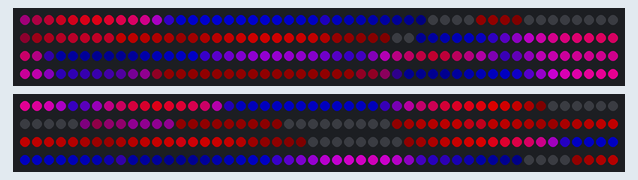
Recording of a sketch running on a simulated Arduino Uno, built with avr-gcc and run on an emulated ATmega328P. Shown: 2 × 200 RGB LEDs in strip order, left to right, continuing on the next row. Dim RGB values are drawn brighter than linear.

Above: at 0.14 s.
At 12.88 s:
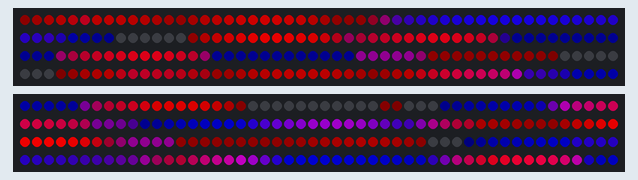
At 19.67 s:
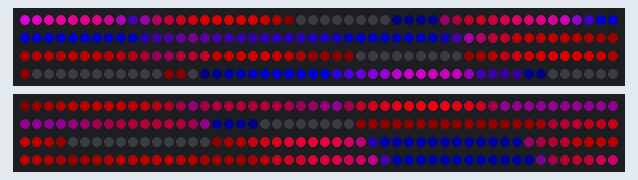
At 27.17 s:
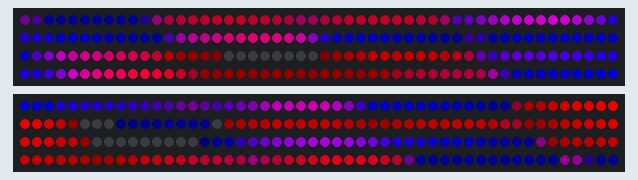
At 29.01 s:
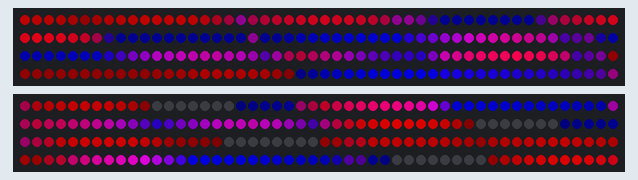
At 39.06 s:
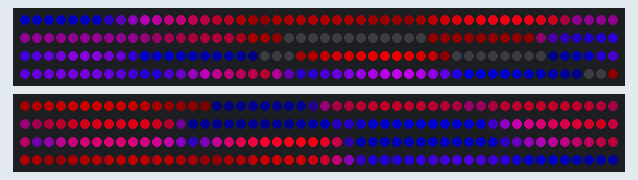

The sketch:

mishasboat_v2.ino
```cpp
#include "Viz.h"

#include <SPI.h>
#include <TCL.h>
#include <LedRopeTCL.h>


#include <SpectrumAnalyzer.h>
#include <Coroutine.h>

#include <NewDeleteExt.h>
#include <Vector.h>
#include <CircularArray.h>
#include <Adafruit_NeoPixel.h>
#include <EEPROM.h>

#include "PixelArray.h"
#include "TwoWireButton.h"
#include "simpletimer.h"

#define MAX_PIXEL_COUNT 200  // Maximum number of pixels that can be written to
#define DEBUG_PRINT_EQUALIZER 0

#define SERIAL_BAUD_RATE 9600
#define NEOPIXEL_PIN_A 9
#define NEOPIXEL_PIN_B 8

// This is implimented for future pixel arrays that are not Adafruit
static AbstractPixelArray* PixelArray() {
    static Adafruit_NeoPixel* stripA = new Adafruit_NeoPixel(
       MAX_PIXEL_COUNT,
       NEOPIXEL_PIN_A,
       NEO_GRB + NEO_KHZ800);
    static Adafruit_NeoPixel* stripB = new Adafruit_NeoPixel(
       MAX_PIXEL_COUNT,
       NEOPIXEL_PIN_B,
       NEO_GRB + NEO_KHZ800);
    static MultiNeoPixelArray* pixel_array = new MultiNeoPixelArray(stripA, stripB);
    return pixel_array;
}

void setup() {
  // put your setup code here, to run once:
  PixelArray()->Begin();
  Serial.begin(9600);
}


void loop() {


  unsigned long now = millis() / 5ul;

  int n = PixelArray()->Length();
  for (int i = 0; i < n; ++i) {
    int r = 0;
    r = inoise8(now + i*20);

    static int min = 0;
    static int max = 255;
    static int avg = 128;

    if (r < avg) { r = 0; }
    else { r -= avg; }


    r = map(r, 0, 127, 0, 255);
    //Serial.print(r); Serial.print(",");
    int g = 0;
    int b = inoise8(now + -i*10 - 2000);

    if (b < avg) { b = 0; }
    else { b -= avg; }


    b = map(b, 0, 127, 0, 255);


    Color3i c(r, 0 , b/*b>>4*/);
    PixelArray()->Set(i, c);
    //PixelArray()->PaintBlack();
  }
  //Serial.println("");

  PixelArray()->Draw();


}
```

PixelArray.h
```cpp
#ifndef _ABSTRACT_PIXEL_ARRAY_
#define _ABSTRACT_PIXEL_ARRAY_

#include "Arduino.h"

class AbstractPixelArray {
 public:
  virtual ~AbstractPixelArray() {}
  virtual void Set(int start_idx, int num, const Color3i& c) = 0;
  virtual void Set(int idx, const Color3i& c) = 0;
  virtual void ApplyBlendMultiply(const Color3i& c) = 0;
  virtual int Length() = 0;
  virtual void SetRotationalOffset(int r) = 0;
  virtual void Draw() = 0;
  virtual void Begin() = 0;
  virtual void SetLength(int n) = 0;
  virtual void PaintBlack() = 0;

  void SetAll(const Color3i& c) { Set(0, Length(), c); }

  virtual Adafruit_NeoPixel* GetStrip() { return NULL; }
};

class NeoPixelArray : public AbstractPixelArray {
 public:
  NeoPixelArray(Adafruit_NeoPixel* neopixel_array) : strip_(neopixel_array) {
    curr_length_ = neopixel_array->numPixels();
    rotation_offset_ = 0;
  }

  virtual void Set(int start_idx, int num, const Color3i& c) {
    const int end_idx = start_idx + num;

    for (int idx = start_idx; idx < end_idx; ++idx) {
      strip_->setPixelColor(idx, c.r_, c.g_, c.b_);
    }
  }
  virtual void Set(int idx, const Color3i& c) {
    strip_->setPixelColor(idx, c.r_, c.g_, c.b_);
  }
  virtual void ApplyBlendMultiply(const Color3i& c) {
    const int n = strip_->numPixels();
    for (int i = 0; i < n; ++i) {
      uint8_t* p = strip_->getPixels() + i * 3;
      uint8_t r = (uint16_t(p[0]) * uint16_t(c.r_)) >> 8;
      uint8_t g = (uint16_t(p[1]) * uint16_t(c.g_)) >> 8;
      uint8_t b = (uint16_t(p[2]) * uint16_t(c.b_)) >> 8;
      p[0] = r;
      p[1] = g;
      p[2] = b;
    }
  }
  virtual int Length() { return curr_length_; }

  virtual void SetRotationalOffset(int r) { rotation_offset_ = r; }
  virtual void Draw() {
    Rotate(rotation_offset_, strip_);
    strip_->show();
    Rotate(-rotation_offset_, strip_);
  }
  virtual void Begin() { strip_->begin(); }

  // Sets all pixels black, regardless of the curr_pixel size. Good for "Turning Off"
  // the strip.
  virtual void PaintBlack() {
    for (int i = 0; i < strip_->numPixels(); ++i) {
      strip_->setPixelColor(i, 0, 0, 0);
    }
  }

  virtual void SetLength(int n) { curr_length_ = min(n, strip_->numPixels()); }

  virtual Adafruit_NeoPixel* GetStrip() { return strip_; }


  void Rotate(int m, Adafruit_NeoPixel* strip) {
    const int n = Length();
    if (0 == m)
      return;

    if (m > 0) {
      m = m % n;
    } else {
      m = -m;
      m = m % n;
      m = n - m;
    }


    if (0 == m % n)
      return;


    // These three in-place reversals will effectly rotate the buffer.
    Reverse(0, m, strip);
    Reverse(m, n, strip);
    Reverse(0, n, strip);
  }
  static void Reverse(int begin_n, int end_n, Adafruit_NeoPixel* strip) {
    if (begin_n == end_n)
      return;
    int last_n = end_n - 1;

    while (begin_n < last_n) {
      const uint32_t temp = strip->getPixelColor(begin_n);
      strip->setPixelColor(begin_n, strip->getPixelColor(last_n));
      strip->setPixelColor(last_n, temp);
      ++begin_n;
      --last_n;
    }
  }


  Adafruit_NeoPixel* strip_;
  int curr_length_;
  int rotation_offset_;
};


////////////////////////////////////////////////////////////////
// Joins multiple strips together to act as one logical strip.
class MultiNeoPixelArray : public AbstractPixelArray {
 public:
  MultiNeoPixelArray(Adafruit_NeoPixel* neopixel_array0,
                     Adafruit_NeoPixel* neopixel_array1) {
    strip_[0] = neopixel_array0;
    strip_[1] = neopixel_array1;

    curr_length_ = neopixel_array0->numPixels() + neopixel_array1->numPixels();
    rotation_offset_ = 0;
  }

  virtual void Set(int start_idx, int num, const Color3i& c) {
    const int end_idx = start_idx + num;

    for (int idx = start_idx; idx < end_idx; ++idx) {
      Set(idx, c);
    }
  }

  void GetStripAndIdx(int idx, Adafruit_NeoPixel** strip_dst, int* idx_dst) {
    int which = (idx < strip_[0]->numPixels()) ? 0 : 1;
    *idx_dst = (which == 0) ? idx : idx - strip_[0]->numPixels();
    *strip_dst = strip_[which];
  }

  uint8_t* GetPixel(int idx) {
    Adafruit_NeoPixel* strip;
    int real_idx;
    GetStripAndIdx(idx, &strip, &real_idx);
    uint8_t* out = strip->getPixels() + (real_idx * 3);
    return out;
  }

  virtual void Set(int idx, const Color3i& c) {
    uint8_t* p = GetPixel(idx);
    p[0] = c.g_;
    p[1] = c.r_;
    p[2] = c.b_;
  }

  void BlendMultiply(int idx, const Color3i& c) {
    uint8_t* p = GetPixel(idx);
    uint8_t r = (uint16_t(p[0]) * uint16_t(c.r_)) >> 8;
    uint8_t g = (uint16_t(p[1]) * uint16_t(c.g_)) >> 8;
    uint8_t b = (uint16_t(p[2]) * uint16_t(c.b_)) >> 8;
    p[0] = r;
    p[1] = g;
    p[2] = b;
  }

  virtual void ApplyBlendMultiply(const Color3i& c) {
    const int n = curr_length_;
    for (int i = 0; i < n; ++i) {
      BlendMultiply(i, c);
    }
  }
  virtual int Length() { return curr_length_; }

  // Not supported yet...
  virtual void SetRotationalOffset(int r) { rotation_offset_ = r; }
  virtual void Draw() {
    Rotate(rotation_offset_);
    strip_[0]->show();
    strip_[1]->show();
    Rotate(-rotation_offset_);
  }
  virtual void Begin() { strip_[0]->begin(); strip_[1]->begin(); }

  // Sets all pixels black, regardless of the curr_pixel size. Good for "Turning Off"
  // the strip.
  virtual void PaintBlack() {
    for (int i = 0; i < Length(); ++i) {
      Set(i, Color3i::Black());
    }
  }

  virtual void SetLength(int n) {
    int min_n = strip_[0]->numPixels() + strip_[1]->numPixels();

    curr_length_ = min(n, min_n);
  }


  void Rotate(int m) {
    const int n = Length();
    if (0 == m)
      return;

    if (m > 0) {
      m = m % n;
    } else {
      m = -m;
      m = m % n;
      m = n - m;
    }


    if (0 == m % n)
      return;


    // These three in-place reversals will effectly rotate the buffer.
    Reverse(0, m);
    Reverse(m, n);
    Reverse(0, n);
  }
  void Reverse(int begin_n, int end_n) {
    if (begin_n == end_n)
      return;
    int last_n = end_n - 1;

    while (begin_n < last_n) {
      uint8_t* p0 = GetPixel(begin_n);
      uint8_t* p1 = GetPixel(last_n);

      // Swap components
      for (int i = 0; i < 3; ++i) {
        uint8_t v = p0[i];
        p0[i] = p1[i];
        p1[i] = v;
      }

      ++begin_n;
      --last_n;
    }
  }


  Adafruit_NeoPixel* strip_[2];
  int curr_length_;
  int rotation_offset_;
};


#endif  // _ABSTRACT_PIXEL_ARRAY_
```

Source omitted: Viz.h (13354 bytes)
